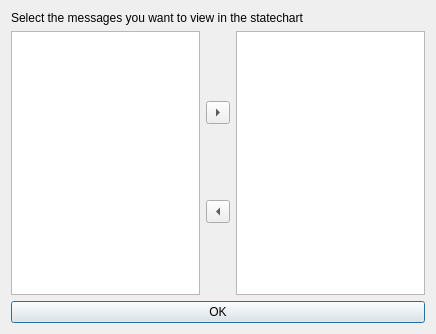
<?xml version="1.0" encoding="UTF-8"?>
<ui version="4.0">
 <class>Dialog</class>
 <widget class="QDialog" name="Dialog">
  <property name="windowModality">
   <enum>Qt::ApplicationModal</enum>
  </property>
  <property name="geometry">
   <rect>
    <x>0</x>
    <y>0</y>
    <width>436</width>
    <height>334</height>
   </rect>
  </property>
  <property name="windowTitle">
   <string>Configure statechart</string>
  </property>
  <property name="modal">
   <bool>true</bool>
  </property>
  <layout class="QVBoxLayout" name="verticalLayout">
   <item>
    <layout class="QVBoxLayout" name="verticalLayout_3">
     <item>
      <widget class="QLabel" name="label">
       <property name="text">
        <string>Select the messages you want to view in the statechart</string>
       </property>
      </widget>
     </item>
    </layout>
   </item>
   <item>
    <layout class="QHBoxLayout" name="horizontalLayout">
     <item>
      <widget class="QListWidget" name="leftList">
       <property name="editTriggers">
        <set>QAbstractItemView::NoEditTriggers</set>
       </property>
       <property name="alternatingRowColors">
        <bool>true</bool>
       </property>
       <property name="selectionMode">
        <enum>QAbstractItemView::MultiSelection</enum>
       </property>
       <property name="selectionRectVisible">
        <bool>true</bool>
       </property>
       <property name="sortingEnabled">
        <bool>true</bool>
       </property>
      </widget>
     </item>
     <item>
      <layout class="QVBoxLayout" name="verticalLayout_2">
       <item>
        <widget class="QToolButton" name="toRight">
         <property name="text">
          <string>...</string>
         </property>
         <property name="arrowType">
          <enum>Qt::RightArrow</enum>
         </property>
        </widget>
       </item>
       <item>
        <widget class="QToolButton" name="toLeft">
         <property name="text">
          <string>...</string>
         </property>
         <property name="arrowType">
          <enum>Qt::LeftArrow</enum>
         </property>
        </widget>
       </item>
      </layout>
     </item>
     <item>
      <widget class="QListWidget" name="rightList">
       <property name="editTriggers">
        <set>QAbstractItemView::NoEditTriggers</set>
       </property>
       <property name="alternatingRowColors">
        <bool>true</bool>
       </property>
       <property name="selectionMode">
        <enum>QAbstractItemView::MultiSelection</enum>
       </property>
      </widget>
     </item>
    </layout>
   </item>
   <item>
    <widget class="QPushButton" name="okButton">
     <property name="text">
      <string notr="true">OK</string>
     </property>
    </widget>
   </item>
  </layout>
 </widget>
 <resources/>
 <connections/>
</ui>
